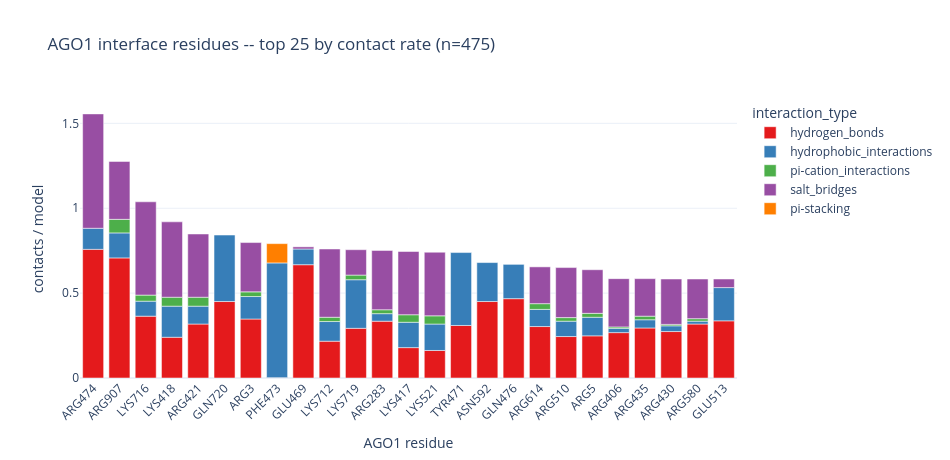
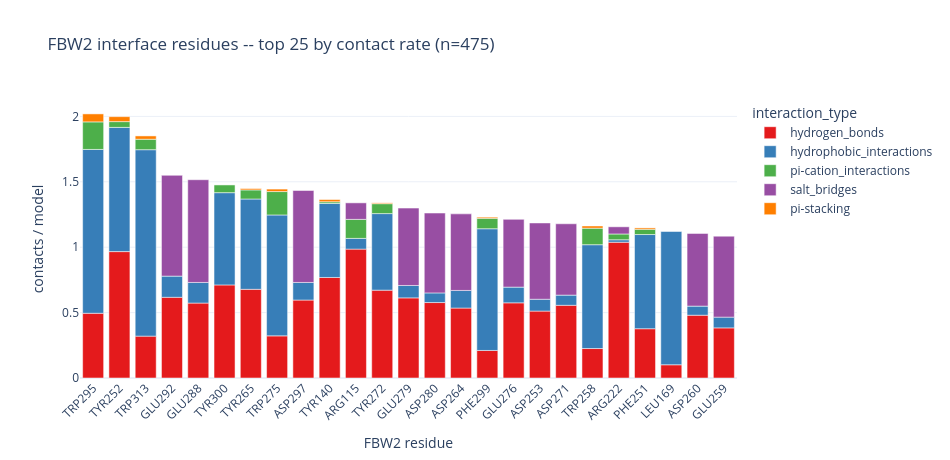

Notebook code for these charts, in order:
### Markdown cell above
## Residue-level interface map

Single-residue resolution for the busiest AGO1 and partner residues, split by
interaction type, plus the 2-D AGO1-residue × partner-residue contact map —
the predicted interface footprint, pooled across surviving backends. Runs for
the first populated protein couple; edit `COUPLE_FOR_RESIDUE_MAP` to switch.

### Code cell
COUPLE_FOR_RESIDUE_MAP = 'B'   # a protein partner chain letter
TOP_N = 25
bc = df[df["reschain_lig"] == COUPLE_FOR_RESIDUE_MAP].copy()
n_norm = df.groupby(["cluster", "fname"]).ngroups
partner_name = LIGAND_CHAIN_NAMES.get(COUPLE_FOR_RESIDUE_MAP, "partner")

def residue_rate_bar(data, resnr_col, restype_col, chain_label, filename):
    if data.empty:
        print(f"{chain_label}: no rows -- skipping."); return pd.DataFrame({resnr_col: [], restype_col: []})
    per_res_total = (data.groupby([resnr_col, restype_col], observed=True).size()
                     .div(n_norm).rename("rate").reset_index()
                     .sort_values("rate", ascending=False).head(TOP_N))
    order = per_res_total[resnr_col].tolist()
    per_res_itype = (data.groupby([resnr_col, restype_col, "interaction_type"], observed=True).size()
                     .div(n_norm).rename("rate").reset_index())
    per_res_itype = per_res_itype[per_res_itype[resnr_col].isin(order)].copy()
    per_res_itype["label"] = (per_res_itype[restype_col].astype(str)
                              + per_res_itype[resnr_col].astype(int).astype(str))
    label_order = [f"{per_res_total.loc[per_res_total[resnr_col] == r, restype_col].iloc[0]}{int(r)}"
                   for r in order]
    fig = px.bar(per_res_itype, x="label", y="rate", color="interaction_type",
                 category_orders={"label": label_order}, color_discrete_sequence=ITYPE_PALETTE,
                 template=TEMPLATE, title=f"{chain_label} interface residues -- top {TOP_N} by contact rate (n={n_norm})")
    fig.update_layout(width=950, height=460, xaxis_title=f"{chain_label} residue",
                      yaxis_title="contacts / model", xaxis_tickangle=-45)
    save_fig(fig, filename, "residue_interface")
    return per_res_total

top_rec = residue_rate_bar(bc, "resnr", "restype", RECEPTOR_NAME, f"{RECEPTOR_NAME.lower()}_top_residues.html")
top_lig = residue_rate_bar(bc, "resnr_lig", "restype_lig", partner_name, f"{partner_name.lower()}_top_residues.html")
display(top_rec.reset_index(drop=True)); display(top_lig.reset_index(drop=True))

### Figure 1 — Plotly figure (JSON) as saved in the notebook; plotly's stock layout.template omitted (floating-point values rounded to 4 significant figures)
{"data": [{"hovertemplate": "interaction_type=hydrogen_bonds<br>label=%{x}<br>rate=%{y}<extra></extra>", "legendgroup": "hydrogen_bonds", "marker": {"color": "rgb(228,26,28)", "pattern": {"shape": ""}}, "name": "hydrogen_bonds", "orientation": "v", "showlegend": true, "textposition": "auto", "type": "bar", "x": ["ARG3", "ARG5", "ARG283", "ARG406", "LYS417", "LYS418", "ARG421", "ARG430", "ARG435", "GLU469", "TYR471", "PHE473", "ARG474", "GLN476", "ARG510", "GLU513", "LYS521", "ARG580", "ASN592", "ARG614", "LYS712", "LYS716", "LYS719", "GLN720", "ARG907"], "xaxis": "x", "y": [0.3474, 0.2484, 0.3347, 0.2674, 0.1789, 0.24, 0.3179, 0.2737, 0.2947, 0.6674, 0.3095, 0.002105, 0.7579, 0.4674, 0.2442, 0.3368, 0.1621, 0.3179, 0.4505, 0.3032, 0.2168, 0.3642, 0.2926, 0.4505, 0.7074], "yaxis": "y"}, {"hovertemplate": "interaction_type=hydrophobic_interactions<br>label=%{x}<br>rate=%{y}<extra></extra>", "legendgroup": "hydrophobic_interactions", "marker": {"color": "rgb(55,126,184)", "pattern": {"shape": ""}}, "name": "hydrophobic_interactions", "orientation": "v", "showlegend": true, "textposition": "auto", "type": "bar", "x": ["ARG3", "ARG5", "ARG283", "ARG406", "LYS417", "LYS418", "ARG421", "ARG430", "ARG435", "GLU469", "TYR471", "PHE473", "ARG474", "GLN476", "ARG510", "GLU513", "LYS521", "ARG580", "ASN592", "ARG614", "LYS712", "LYS716", "LYS719", "GLN720", "ARG907"], "xaxis": "x", "y": [0.1326, 0.1095, 0.04421, 0.02526, 0.1495, 0.1832, 0.1053, 0.03368, 0.04842, 0.09263, 0.4295, 0.6758, 0.1242, 0.2021, 0.09053, 0.1958, 0.1558, 0.01684, 0.2295, 0.1011, 0.1158, 0.08842, 0.2863, 0.3916, 0.1474], "yaxis": "y"}, {"hovertemplate": "interaction_type=pi-cation_interactions<br>label=%{x}<br>rate=%{y}<extra></extra>", "legendgroup": "pi-cation_interactions", "marker": {"color": "rgb(77,175,74)", "pattern": {"shape": ""}}, "name": "pi-cation_interactions", "orientation": "v", "showlegend": true, "textposition": "auto", "type": "bar", "x": ["ARG3", "ARG5", "ARG283", "ARG406", "LYS417", "LYS418", "ARG421", "ARG430", "ARG435", "ARG510", "LYS521", "ARG580", "ARG614", "LYS712", "LYS716", "LYS719", "ARG907"], "xaxis": "x", "y": [0.02737, 0.02316, 0.02316, 0.008421, 0.04421, 0.05263, 0.05263, 0.008421, 0.02105, 0.02105, 0.04842, 0.01474, 0.03368, 0.02526, 0.03579, 0.02737, 0.08], "yaxis": "y"}, {"hovertemplate": "interaction_type=salt_bridges<br>label=%{x}<br>rate=%{y}<extra></extra>", "legendgroup": "salt_bridges", "marker": {"color": "rgb(152,78,163)", "pattern": {"shape": ""}}, "name": "salt_bridges", "orientation": "v", "showlegend": true, "textposition": "auto", "type": "bar", "x": ["ARG3", "ARG5", "ARG283", "ARG406", "LYS417", "LYS418", "ARG421", "ARG430", "ARG435", "GLU469", "ARG474", "ARG510", "GLU513", "LYS521", "ARG580", "ARG614", "LYS712", "LYS716", "LYS719", "ARG907"], "xaxis": "x", "y": [0.2905, 0.2568, 0.3495, 0.2842, 0.3726, 0.4442, 0.3726, 0.2674, 0.2211, 0.01263, 0.6737, 0.2947, 0.05053, 0.3747, 0.2337, 0.2168, 0.4021, 0.5495, 0.1495, 0.3411], "yaxis": "y"}, {"hovertemplate": "interaction_type=pi-stacking<br>label=%{x}<br>rate=%{y}<extra></extra>", "legendgroup": "pi-stacking", "marker": {"color": "rgb(255,127,0)", "pattern": {"shape": ""}}, "name": "pi-stacking", "orientation": "v", "showlegend": true, "textposition": "auto", "type": "bar", "x": ["PHE473"], "xaxis": "x", "y": [0.1137], "yaxis": "y"}], "layout": {"barmode": "relative", "height": 460, "legend": {"title": {"text": "interaction_type"}, "tracegroupgap": 0}, "title": {"text": "AGO1 interface residues -- top 25 by contact rate (n=475)"}, "width": 950, "xaxis": {"anchor": "y", "categoryarray": ["ARG474", "ARG907", "LYS716", "LYS418", "ARG421", "GLN720", "ARG3", "PHE473", "GLU469", "LYS712", "LYS719", "ARG283", "LYS417", "LYS521", "TYR471", "ASN592", "GLN476", "ARG614", "ARG510", "ARG5", "ARG406", "ARG435", "ARG430", "ARG580", "GLU513"], "categoryorder": "array", "domain": [0.0, 1.0], "tickangle": -45, "title": {"text": "AGO1 residue"}}, "yaxis": {"anchor": "x", "domain": [0.0, 1.0], "title": {"text": "contacts / model"}}}}

### Figure 2 — Plotly figure (JSON) as saved in the notebook; plotly's stock layout.template omitted (floating-point values rounded to 4 significant figures)
{"data": [{"hovertemplate": "interaction_type=hydrogen_bonds<br>label=%{x}<br>rate=%{y}<extra></extra>", "legendgroup": "hydrogen_bonds", "marker": {"color": "rgb(228,26,28)", "pattern": {"shape": ""}}, "name": "hydrogen_bonds", "orientation": "v", "showlegend": true, "textposition": "auto", "type": "bar", "x": ["ARG115", "TYR140", "LEU169", "ARG222", "PHE251", "TYR252", "ASP253", "TRP258", "GLU259", "ASP260", "ASP264", "TYR265", "ASP271", "TYR272", "TRP275", "GLU276", "GLU279", "ASP280", "GLU288", "GLU292", "TRP295", "ASP297", "PHE299", "TYR300", "TRP313"], "xaxis": "x", "y": [0.9853, 0.7684, 0.1011, 1.038, 0.3768, 0.9663, 0.5116, 0.2253, 0.3832, 0.48, 0.5347, 0.6779, 0.5558, 0.6716, 0.3221, 0.5747, 0.6126, 0.5768, 0.5726, 0.6168, 0.4947, 0.5958, 0.2105, 0.7116, 0.32], "yaxis": "y"}, {"hovertemplate": "interaction_type=hydrophobic_interactions<br>label=%{x}<br>rate=%{y}<extra></extra>", "legendgroup": "hydrophobic_interactions", "marker": {"color": "rgb(55,126,184)", "pattern": {"shape": ""}}, "name": "hydrophobic_interactions", "orientation": "v", "showlegend": true, "textposition": "auto", "type": "bar", "x": ["ARG115", "TYR140", "LEU169", "ARG222", "PHE251", "TYR252", "ASP253", "TRP258", "GLU259", "ASP260", "ASP264", "TYR265", "ASP271", "TYR272", "TRP275", "GLU276", "GLU279", "ASP280", "GLU288", "GLU292", "TRP295", "ASP297", "PHE299", "TYR300", "TRP313"], "xaxis": "x", "y": [0.08211, 0.5663, 1.019, 0.01895, 0.72, 0.9495, 0.09053, 0.7937, 0.08211, 0.06947, 0.1347, 0.6905, 0.07789, 0.5853, 0.9242, 0.12, 0.09474, 0.07368, 0.1579, 0.1621, 1.253, 0.1347, 0.9305, 0.7053, 1.425], "yaxis": "y"}, {"hovertemplate": "interaction_type=pi-cation_interactions<br>label=%{x}<br>rate=%{y}<extra></extra>", "legendgroup": "pi-cation_interactions", "marker": {"color": "rgb(77,175,74)", "pattern": {"shape": ""}}, "name": "pi-cation_interactions", "orientation": "v", "showlegend": true, "textposition": "auto", "type": "bar", "x": ["ARG115", "TYR140", "ARG222", "PHE251", "TYR252", "TRP258", "TYR265", "TYR272", "TRP275", "TRP295", "PHE299", "TYR300", "TRP313"], "xaxis": "x", "y": [0.1453, 0.01263, 0.04421, 0.04, 0.04421, 0.1263, 0.06947, 0.07579, 0.1789, 0.2105, 0.08, 0.05895, 0.08], "yaxis": "y"}, {"hovertemplate": "interaction_type=salt_bridges<br>label=%{x}<br>rate=%{y}<extra></extra>", "legendgroup": "salt_bridges", "marker": {"color": "rgb(152,78,163)", "pattern": {"shape": ""}}, "name": "salt_bridges", "orientation": "v", "showlegend": true, "textposition": "auto", "type": "bar", "x": ["ARG115", "ARG222", "ASP253", "GLU259", "ASP260", "ASP264", "ASP271", "GLU276", "GLU279", "ASP280", "GLU288", "GLU292", "ASP297"], "xaxis": "x", "y": [0.1263, 0.05474, 0.5832, 0.6189, 0.5558, 0.5853, 0.5453, 0.5179, 0.5916, 0.6105, 0.7853, 0.7705, 0.7032], "yaxis": "y"}, {"hovertemplate": "interaction_type=pi-stacking<br>label=%{x}<br>rate=%{y}<extra></extra>", "legendgroup": "pi-stacking", "marker": {"color": "rgb(255,127,0)", "pattern": {"shape": ""}}, "name": "pi-stacking", "orientation": "v", "showlegend": true, "textposition": "auto", "type": "bar", "x": ["TYR140", "PHE251", "TYR252", "TRP258", "TYR265", "TYR272", "TRP275", "TRP295", "PHE299", "TRP313"], "xaxis": "x", "y": [0.01684, 0.01053, 0.03789, 0.01684, 0.01053, 0.006316, 0.01895, 0.06105, 0.008421, 0.02526], "yaxis": "y"}], "layout": {"barmode": "relative", "height": 460, "legend": {"title": {"text": "interaction_type"}, "tracegroupgap": 0}, "title": {"text": "FBW2 interface residues -- top 25 by contact rate (n=475)"}, "width": 950, "xaxis": {"anchor": "y", "categoryarray": ["TRP295", "TYR252", "TRP313", "GLU292", "GLU288", "TYR300", "TYR265", "TRP275", "ASP297", "TYR140", "ARG115", "TYR272", "GLU279", "ASP280", "ASP264", "PHE299", "GLU276", "ASP253", "ASP271", "TRP258", "ARG222", "PHE251", "LEU169", "ASP260", "GLU259"], "categoryorder": "array", "domain": [0.0, 1.0], "tickangle": -45, "title": {"text": "FBW2 residue"}}, "yaxis": {"anchor": "x", "domain": [0.0, 1.0], "title": {"text": "contacts / model"}}}}
